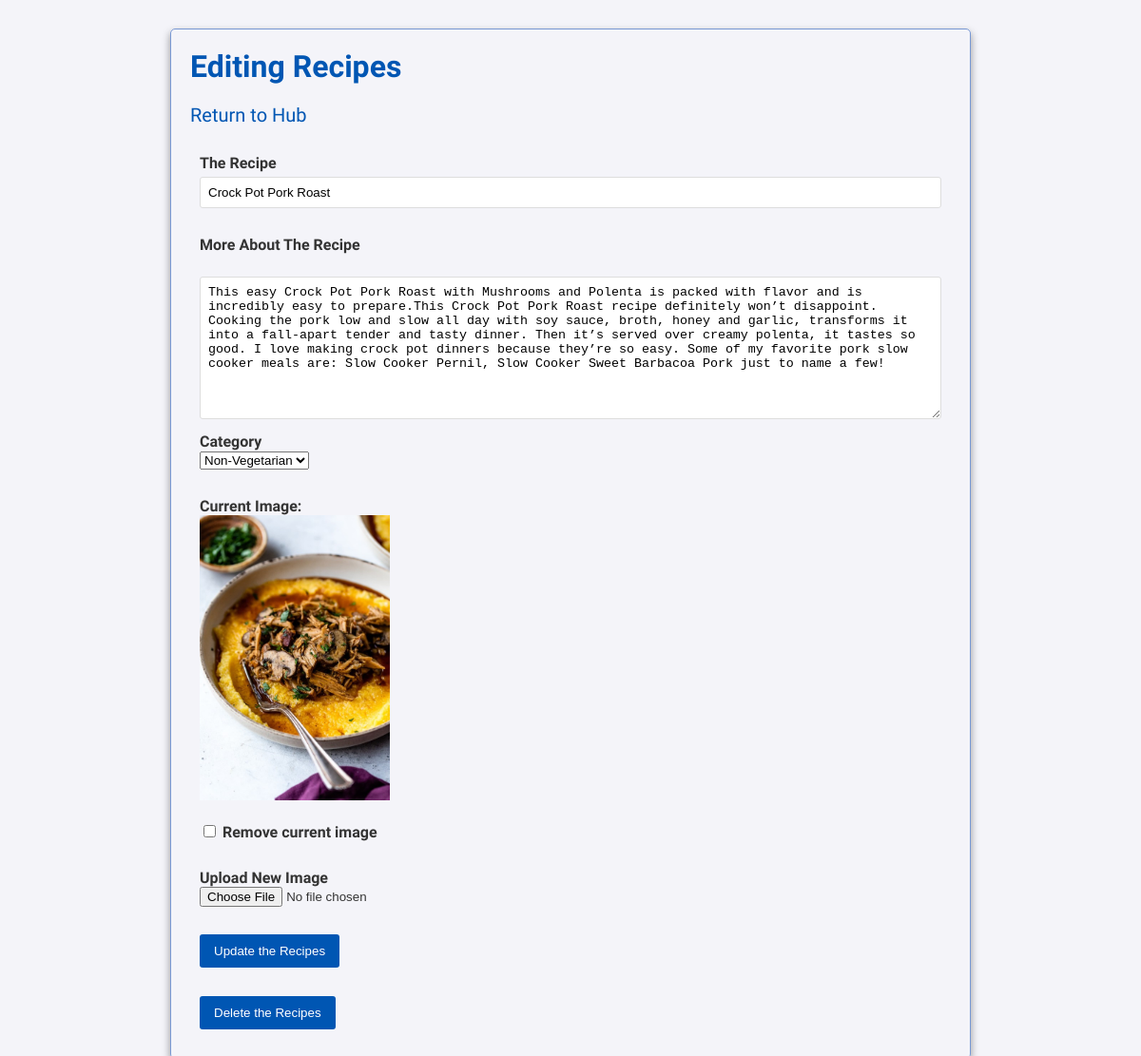
Screenshot of /edit.php?id=48 (signed in) with the database file from the repository.
### tables this page shows
CREATE TABLE `posts` (
  `id` int(11) NOT NULL,
  `title` varchar(200) NOT NULL,
  `date` timestamp NOT NULL DEFAULT current_timestamp() ON UPDATE current_timestamp(),
  `content` varchar(2000) NOT NULL,
  `vegetarian_id` int(11) DEFAULT NULL,
  `image` varchar(255) DEFAULT NULL
);

CREATE TABLE `vegetarian` (
  `id` int(11) NOT NULL,
  `name` varchar(100) NOT NULL
);

### edit.php (the view, shortened to what this page needs)
<?php
require('connect.php');
$id = filter_input(INPUT_GET, 'id', FILTER_VALIDATE_INT);
$query = "SELECT id, title, content, vegetarian_id, image FROM posts WHERE id = :id";
$statement = $db->prepare($query);
$statement->bindValue(':id', $id, PDO::PARAM_INT);
$statement->execute();
$post = $statement->fetch(PDO::FETCH_ASSOC);
$title = htmlspecialchars($post['title'], ENT_QUOTES, 'UTF-8');
$content = htmlspecialchars($post['content'], ENT_QUOTES, 'UTF-8');
$vegetarian_id = $post['vegetarian_id'];
$image = $post['image'];
$categoryQuery = "SELECT id, name FROM vegetarian";
$categoryStatement = $db->prepare($categoryQuery);
$categoryStatement->execute();
$categories = $categoryStatement->fetchAll(PDO::FETCH_ASSOC);
?>
<!DOCTYPE html>
<html lang="en">
<head>
    <link rel="stylesheet" href="main.css">
</head>
<body>
    <h1><a href="index.php">Editing Recipes</a></h1>
    <a class="home" href="userlogin.php">Return to Hub</a>
    <br><br>
    <form method="post" action="edit.php?id=<?= $id ?>" enctype="multipart/form-data">
        <div>
            <label for="title">The Recipe</label>
            <br>
            <input type="text" id="title" name="title" value="<?= htmlspecialchars($title, ENT_QUOTES, 'UTF-8') ?>">
            <br><br>
        </div>
        <div>
            <label for="content">More About The Recipe</label>
            <br><br>
            <textarea id="content" name="content"><?= htmlspecialchars($content, ENT_QUOTES, 'UTF-8') ?></textarea>
            <br>
        </div>
        <div>
            <label for="vegetarian_id">Category</label>
            <br>
            <select id="vegetarian_id" name="vegetarian_id">
                <?php foreach ($categories as $category): ?>
                    <option value="<?= $category['id'] ?>" <?= $category['id'] == $vegetarian_id ? 'selected' : '' ?>>
                        <?= htmlspecialchars($category['name'], ENT_QUOTES, 'UTF-8') ?>
                    </option>
                <?php endforeach; ?>
            </select>
            <br><br>
        </div>
        <?php if ($image): ?>
            <div>
                <label>Current Image:</label>
                <br>
                <img src="uploads/images/<?= htmlspecialchars($image, ENT_QUOTES, 'UTF-8') ?>" alt="Current Image"
                    style="max-width: 200px;">
                <br><br>
                <label>
                    <input type="checkbox" name="remove_image" value="1"> Remove current image
                </label>
                <br><br>
            </div>
        <?php endif; ?>
        <div>
            <label for="image">Upload New Image</label>
            <br>
            <input type="file" id="image" name="image">
            <br><br>
        </div>
        <div>
            <button type="submit" name="update">Update the Recipes</button>
        </div>
    </form>
    <form method="post" action="edit.php?id=<?= $id ?>"
        onsubmit="return confirm('Are you sure you want to delete this post?');">
        <button type="submit" name="delete" value="delete">Delete the Recipes</button>
    </form>
</body>
</html>

### main.css (style rules this page uses)
body, h1, h2, h3, p, a, div { margin: 0; padding: 0; font-family: 'Carrois Gothic'; }
body { background-color: #f4f4f9; color: #333; padding: 20px; width: 800px; margin: 30px auto; border: 1px solid rgb(121, 153, 212); border-radius: 5px; box-shadow: 0 4px 8px rgba(0, 0, 0, 0.4); }
h1 { color: #0056b3; margin-bottom: 20px; font-family: 'Carrois Gothic'; }
a { color: #0056b3; text-decoration: none; }
form { background-color: transparent; padding: 10px; border: none; box-shadow: none; }
form div { margin-bottom: 10px; }
label { font-weight: bold; }
input[type="text"], textarea { width: 100%; padding: 8px; margin-top: 5px; border: 1px solid #ddd; border-radius: 3px; box-sizing: border-box; }
textarea { height: 150px; resize: vertical; }
button { background-color: #0056b3; color: #fff; border: none; padding: 10px 15px; border-radius: 3px; cursor: pointer; }
.home { font-size: 20px; margin-right: 30px; }

### rows the page displays
posts: title "Crock Pot Pork Roast", content "This easy Crock Pot Pork Roast with Mushrooms and Polenta is packed with flavor and is incredibly easy to prepare.This Crock Pot Pork Roast recipe definitely won’t disappoint. Cooking the pork low and slow all day with soy sauce, broth, honey and garlic, transforms it into a fall-apart tender and tasty dinner. Then it’s served over creamy polenta, it tastes so good. I love making crock pot dinners because they’re so easy. Some of my favorite pork slow cooker meals are: Slow Cooker Pernil, Slow Cooker Sweet Barbacoa Pork just to name a few!", vegetarian_id "Non-Vegetarian", image (picture)
